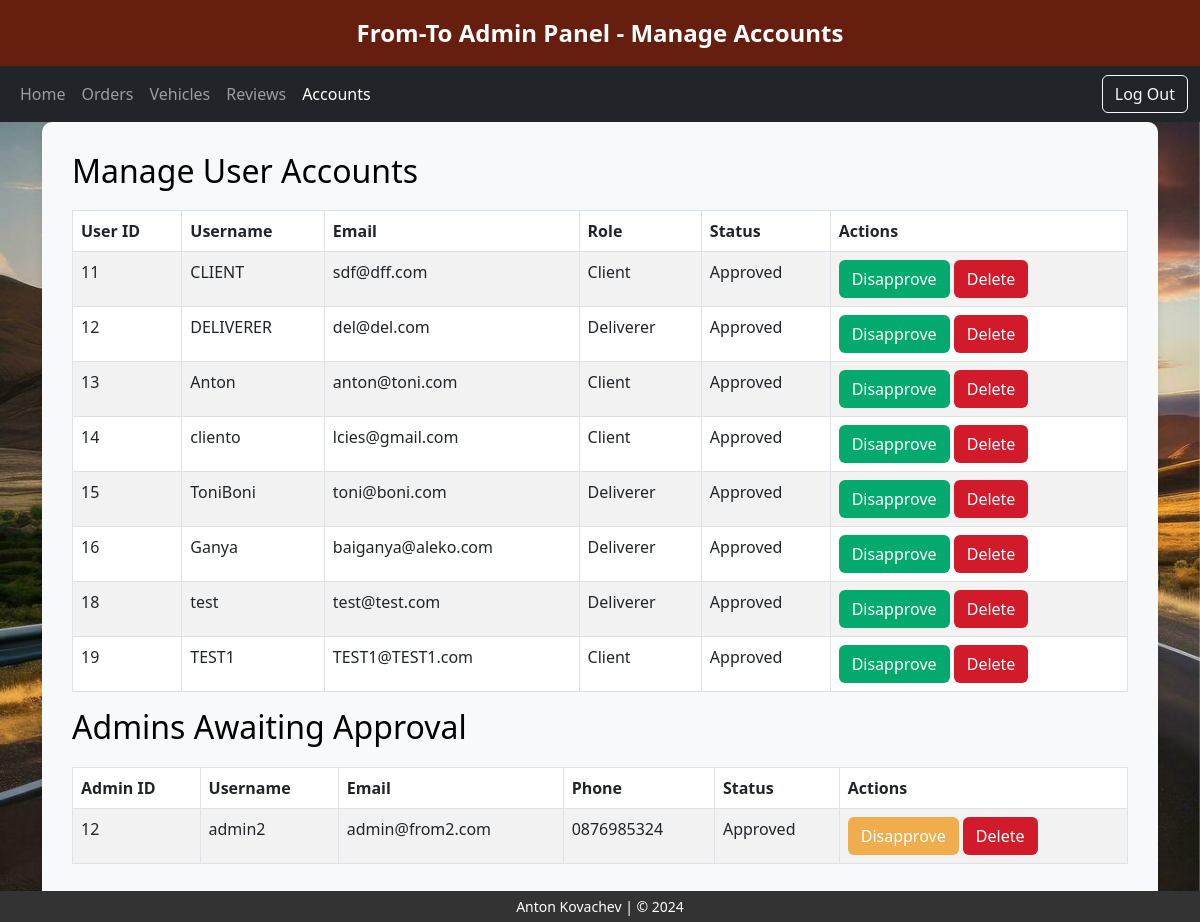
Screenshot of /Admin_Accounts.php (signed in) with the database file from the repository.
### tables this page shows
CREATE TABLE `user` (
  `User_ID` int(11) NOT NULL,
  `User_Username` varchar(255) NOT NULL,
  `User_Password` varchar(255) NOT NULL,
  `User_Phone` varchar(10) NOT NULL,
  `User_Email` varchar(255) NOT NULL,
  `User_Role` enum('Client','Deliverer') NOT NULL,
  `User_Approved` enum('Approved','Not Approved') NOT NULL DEFAULT 'Approved',
  `Review_IDs` text DEFAULT NULL
);

### Admin_Accounts.php (the view, shortened to what this page needs)
<?php
    $dbHost = "localhost";
    $dbName = "from_to";
    $dbUser = "root";
    $dbPass = "";
    $conn = new mysqli($dbHost, $dbUser, $dbPass, $dbName);
    $allUsers = $conn->prepare("SELECT * FROM User");
    $allUsers->execute();
    $usersResult = $allUsers->get_result();
    $pendingAdmins = $conn->prepare("
        SELECT Admin_ID, Admin_Username, Admin_Email, Admin_Phone, Admin_Approved
        FROM Admin
        WHERE Admin_ID != 1
    ");
    $pendingAdmins->execute();
    $pendingAdminsResult = $pendingAdmins->get_result();
?>
<!DOCTYPE html>
<html lang="en">
<head>
    <link href="https://cdn.jsdelivr.net/npm/bootstrap@5.3.0-alpha1/dist/css/bootstrap.min.css" rel="stylesheet">
</head>
<body>
    <div class="banner">
        From-To Admin Panel - Manage Accounts
    </div>
    <nav class="navbar navbar-expand-lg navbar-dark bg-dark">
        <div class="container-fluid">
            <div class="collapse navbar-collapse">
                <ul class="navbar-nav me-auto mb-2 mb-lg-0">
                    <li class="nav-item"><a class="nav-link" href="LoggedIn_Admin.php">Home</a></li>
                    <li class="nav-item"><a class="nav-link" href="Admin_Orders.php">Orders</a></li>
                    <li class="nav-item"><a class="nav-link" href="Admin_Vehicles.php">Vehicles</a></li>
                    <li class="nav-item"><a class="nav-link" href="Admin_Reviews.php">Reviews</a></li>
                    <li class="nav-item"><a class="nav-link active" href="Admin_Accounts.php">Accounts</a></li>
                </ul>
                <a class="btn btn-outline-light" href="LogOut.php">Log Out</a>
            </div>
        </div>
    </nav>
    <div class="background-wrapper">
        <div class="container">
            <div class="table-container">
                <h2>Manage User Accounts</h2>
                <table class="table table-bordered table-striped">
                    <thead>
                        <tr>
                            <th>User ID</th>
                            <th>Username</th>
                            <th>Email</th>
                            <th>Role</th>
                            <th>Status</th>
                            <th>Actions</th>
                        </tr>
                    </thead>
                    <tbody>
                        <?php while ($user = $usersResult->fetch_assoc()): ?>
                            <tr>
                                <td><?= htmlspecialchars($user['User_ID']) ?></td>
                                <td><?= htmlspecialchars($user['User_Username']) ?></td>
                                <td><?= htmlspecialchars($user['User_Email']) ?></td>
                                <td><?= htmlspecialchars($user['User_Role']) ?></td>
                                <td><?= htmlspecialchars($user['User_Approved']) ?></td>
                                <td>
                                    <?php if ($user['User_Approved'] == "Not Approved"): ?>
                                        <form method="POST" style="display:inline;">
                                            <input type="hidden" name="userId" value="<?= $user['User_ID'] ?>">
                                            <button type="submit" name="approveUserButton" class="btn approve-btn">Approve</button>
                                        </form>
                                    <?php else: ?>
                                        <form method="POST" style="display:inline;">
                                            <button type="submit" name="disapproveUserButton" class="btn approve-btn">Disapprove</button>
                                        </form>
                                    <?php endif?>
                                    <form method="POST" style="display:inline;">
                                        <button type="submit" name="deleteUserButton" class="btn delete-btn">Delete</button>
                                    </form>
                                </td>
                            </tr>
                        <?php endwhile; ?>
                    </tbody>
                </table>
                <h2>Admins Awaiting Approval</h2>
                <table class="table table-bordered table-striped">
                    <thead>
                        <tr>
                        <thead>
                            <tr>
                                <th>Admin ID</th>
                                <th>Username</th>
                                <th>Email</th>
                                <th>Phone</th>
                                <th>Status</th>
                                <th>Actions</th>
                            </tr>
                        </thead>
                        </tr>
                    </thead>
                    <tbody>
                        <?php while ($admin = $pendingAdminsResult->fetch_assoc()): ?>
                            <tr>
                                <td><?= htmlspecialchars($admin['Admin_ID']) ?></td>
                                <td><?= htmlspecialchars($admin['Admin_Username']) ?></td>
                                <td><?= htmlspecialchars($admin['Admin_Email']) ?></td>
                                <td><?= htmlspecialchars($admin['Admin_Phone']) ?></td>
                                <td><?= htmlspecialchars($admin['Admin_Approved']) ?></td>
                                <td>
                                    <?php if ($admin['Admin_Approved'] == "Not Approved"): ?>
                                        <form method="POST" style="display:inline;">
                                            <input type="hidden" name="adminId" value="<?= $admin['Admin_ID'] ?>">
                                            <button type="submit" name="approveAdminButton" class="btn approve-btn">Approve</button>
                                        </form>
                                    <?php else: ?>
                                        <form method="POST" style="display:inline;">
                                            <button type="submit" name="disapproveAdminButton" class="btn disapprove-btn">Disapprove</button>
                                        </form>
                                    <?php endif; ?>
                                    <form method="POST" style="display:inline;">
                                        <button type="submit" name="deleteAdminButton" class="btn delete-btn">Delete</button>
                                    </form>
                                </td>
                            </tr>
                        <?php endwhile; ?>
                    </tbody>
                </table>
            </div>
        </div>
    </div>
    <div class="footer">
        <p style="font-size: 14px; margin-bottom: 0;">Anton Kovachev | © 2024</p>
    </div>
</body>
</html>

### Admin_Accounts.php (style rules this page uses)
.banner { background-color: #661e0f; color: white; padding: 15px; font-size: 24px; font-weight: bold; text-align: center; }
.footer { background-color: #333; color: white; padding: 5px 0; text-align: center; position: fixed; bottom: 0; width: 100%; }
.background-wrapper { background-image: url('uploads/bg1.jpg'); background-size: cover; background-repeat: no-repeat; background-attachment: fixed; min-height: 100vh; overflow: hidden; color:black; }
.table-container { background-color: #f8f9fa; padding: 30px; border-radius: 10px; box-shadow: 0 0 10px rgba(0, 0, 0, 0.1); }
.approve-btn { background-color: #04AA6D; color: white; }
.disapprove-btn { background-color: #f0ad4e; color: white; }
.delete-btn { background-color: #d11a2a; color: white; }
h2 { margin-bottom: 20px; }

### rows the page displays
user: User_ID "11", User_Username "CLIENT", User_Email "sdf@dff.com", User_Role "Client", User_Approved "Approved"
user: User_ID "12", User_Username "DELIVERER", User_Email "del@del.com", User_Role "Deliverer", User_Approved "Approved"
user: User_ID "13", User_Username "Anton", User_Email "anton@toni.com", User_Role "Client", User_Approved "Approved"
user: User_ID "14", User_Username "cliento", User_Email "lcies@gmail.com", User_Role "Client", User_Approved "Approved"
user: User_ID "15", User_Username "ToniBoni", User_Email "toni@boni.com", User_Role "Deliverer", User_Approved "Approved"
user: User_ID "16", User_Username "Ganya", User_Email "baiganya@aleko.com", User_Role "Deliverer", User_Approved "Approved"
user: User_ID "18", User_Username "test", User_Email "test@test.com", User_Role "Deliverer", User_Approved "Approved"
user: User_ID "19", User_Username "TEST1", User_Email "TEST1@TEST1.com", User_Role "Client", User_Approved "Approved"

### other values shown
$admin['Admin_ID'] "12"
$admin['Admin_Username'] "admin2"
$admin['Admin_Email'] "admin@from2.com"
$admin['Admin_Phone'] "0876985324"
$admin['Admin_Approved'] "Approved"
